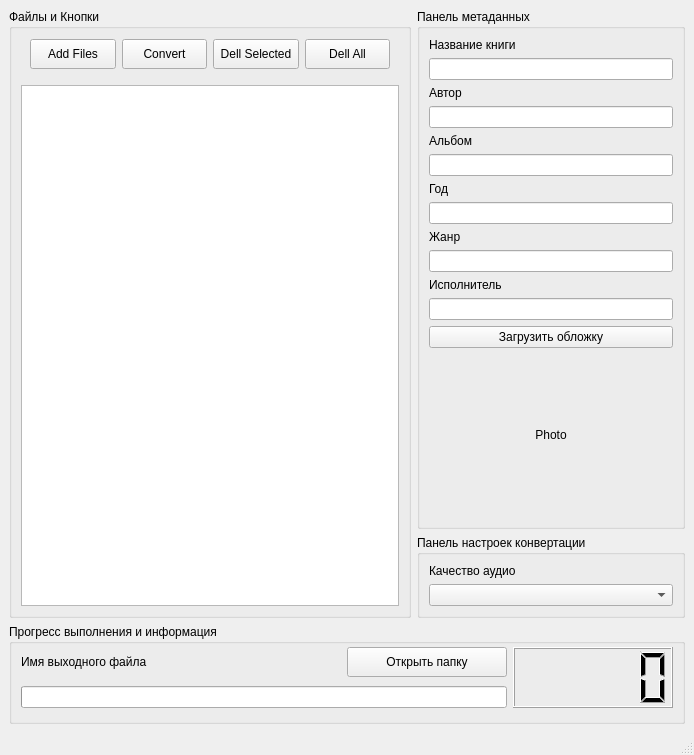
<?xml version="1.0" encoding="UTF-8"?>
<ui version="4.0">
    <class>MainWindow</class>
    <widget class="QMainWindow" name="MainWindow">
        <property name="geometry">
            <rect>
                <x>0</x>
                <y>0</y>
                <width>694</width>
                <height>755</height>
            </rect>
        </property>
        <property name="windowTitle">
            <string>MainWindow</string>
        </property>
        <widget class="QWidget" name="centralwidget">
            <layout class="QGridLayout" name="gridLayout_3">
                <item row="0" column="0">
                    <layout class="QGridLayout" name="gridLayout_2" columnstretch="6,4">
                        <item row="0" column="0" rowspan="2">
                            <widget class="QGroupBox" name="groupBox_files">
                                <property name="title">
                                    <string>Файлы и Кнопки</string>
                                </property>
                                <layout class="QVBoxLayout" name="verticalLayout">
                                    <property name="topMargin">
                                        <number>0</number>
                                    </property>
                                    <property name="bottomMargin">
                                        <number>9</number>
                                    </property>
                                    <item>
                                        <widget class="QWidget" name="widget" native="true">
                                            <property name="minimumSize">
                                                <size>
                                                    <width>0</width>
                                                    <height>50</height>
                                                </size>
                                            </property>
                                            <layout class="QGridLayout" name="gridLayout_5">
                                                <item row="0" column="3">
                                                    <widget class="QPushButton" name="pushButton_2">
                                                        <property name="minimumSize">
                                                            <size>
                                                                <width>0</width>
                                                                <height>30</height>
                                                            </size>
                                                        </property>
                                                        <property name="text">
                                                            <string>Dell Selected</string>
                                                        </property>
                                                    </widget>
                                                </item>
                                                <item row="0" column="0">
                                                    <widget class="QPushButton" name="pushButton">
                                                        <property name="minimumSize">
                                                            <size>
                                                                <width>0</width>
                                                                <height>30</height>
                                                            </size>
                                                        </property>
                                                        <property name="text">
                                                            <string>Add Files</string>
                                                        </property>
                                                    </widget>
                                                </item>
                                                <item row="0" column="1">
                                                    <widget class="QPushButton" name="pushButton_convert">
                                                        <property name="minimumSize">
                                                            <size>
                                                                <width>0</width>
                                                                <height>30</height>
                                                            </size>
                                                        </property>
                                                        <property name="text">
                                                            <string>Convert</string>
                                                        </property>
                                                    </widget>
                                                </item>
                                                <item row="0" column="4">
                                                    <widget class="QPushButton" name="pushButton_stop_and_clean">
                                                        <property name="minimumSize">
                                                            <size>
                                                                <width>0</width>
                                                                <height>30</height>
                                                            </size>
                                                        </property>
                                                        <property name="text">
                                                            <string>Dell All</string>
                                                        </property>
                                                    </widget>
                                                </item>
                                            </layout>
                                        </widget>
                                    </item>
                                    <item>
                                        <widget class="QListWidget" name="listWidget">
                                            <property name="acceptDrops">
                                                <bool>true</bool>
                                            </property>
                                            <property name="dragDropMode">
                                                <enum>QAbstractItemView::DragDrop</enum>
                                            </property>
                                        </widget>
                                    </item>
                                </layout>
                            </widget>
                        </item>
                        <item row="0" column="1">
                            <widget class="QGroupBox" name="MetadataPanel">
                                <property name="title">
                                    <string>Панель метаданных</string>
                                </property>
                                <layout class="QVBoxLayout" name="verticalLayout_6">
                                    <item>
                                        <layout class="QVBoxLayout" name="verticalLayout_2">
                                            <item>
                                                <widget class="QLabel" name="label_book_name">
                                                    <property name="text">
                                                        <string>Название книги</string>
                                                    </property>
                                                </widget>
                                            </item>
                                            <item>
                                                <widget class="QLineEdit" name="lineEdit_title"/>
                                            </item>
                                        </layout>
                                    </item>
                                    <item>
                                        <layout class="QVBoxLayout" name="verticalLayout_3">
                                            <item>
                                                <widget class="QLabel" name="label_autor_name">
                                                    <property name="text">
                                                        <string>Автор</string>
                                                    </property>
                                                </widget>
                                            </item>
                                            <item>
                                                <widget class="QLineEdit" name="lineEdit_artist"/>
                                            </item>
                                        </layout>
                                    </item>
                                    <item>
                                        <layout class="QVBoxLayout" name="verticalLayout_4">
                                            <item>
                                                <widget class="QLabel" name="label_album_name">
                                                    <property name="text">
                                                        <string>Альбом</string>
                                                    </property>
                                                </widget>
                                            </item>
                                            <item>
                                                <widget class="QLineEdit" name="lineEdit_album"/>
                                            </item>
                                        </layout>
                                    </item>
                                    <item>
                                        <layout class="QVBoxLayout" name="verticalLayout_10">
                                            <item>
                                                <widget class="QLabel" name="label_album_name_3">
                                                    <property name="text">
                                                        <string>Год</string>
                                                    </property>
                                                </widget>
                                            </item>
                                            <item>
                                                <widget class="QLineEdit" name="lineEdit_year"/>
                                            </item>
                                        </layout>
                                    </item>
                                    <item>
                                        <layout class="QVBoxLayout" name="verticalLayout_5">
                                            <item>
                                                <widget class="QLabel" name="label_genre_name">
                                                    <property name="text">
                                                        <string>Жанр</string>
                                                    </property>
                                                </widget>
                                            </item>
                                            <item>
                                                <widget class="QLineEdit" name="lineEdit_genre"/>
                                            </item>
                                            <item>
                                                <layout class="QVBoxLayout" name="verticalLayout_11">
                                                    <item>
                                                        <widget class="QLabel" name="label_albumartist">
                                                            <property name="text">
                                                                <string>Исполнитель</string>
                                                            </property>
                                                        </widget>
                                                    </item>
                                                    <item>
                                                        <widget class="QLineEdit" name="lineEdit_albumartist"/>
                                                    </item>
                                                </layout>
                                            </item>
                                        </layout>
                                    </item>
                                    <item>
                                        <layout class="QGridLayout" name="gridLayout">
                                            <item row="2" column="0">
                                                <widget class="QLabel" name="label_cover_of_book">
                                                    <property name="minimumSize">
                                                        <size>
                                                            <width>150</width>
                                                            <height>150</height>
                                                        </size>
                                                    </property>
                                                    <property name="text">
                                                        <string>Photo</string>
                                                    </property>
                                                    <property name="alignment">
                                                        <set>Qt::AlignCenter</set>
                                                    </property>
                                                </widget>
                                            </item>
                                            <item row="0" column="0">
                                                <widget class="QPushButton" name="pushButton_upload_cover">
                                                    <property name="text">
                                                        <string>Загрузить обложку</string>
                                                    </property>
                                                </widget>
                                            </item>
                                            <item row="3" column="0">
                                                <spacer name="verticalSpacer_2">
                                                    <property name="orientation">
                                                        <enum>Qt::Vertical</enum>
                                                    </property>
                                                    <property name="sizeHint" stdset="0">
                                                        <size>
                                                            <width>20</width>
                                                            <height>40</height>
                                                        </size>
                                                    </property>
                                                </spacer>
                                            </item>
                                            <item row="1" column="0">
                                                <spacer name="verticalSpacer">
                                                    <property name="orientation">
                                                        <enum>Qt::Vertical</enum>
                                                    </property>
                                                    <property name="sizeHint" stdset="0">
                                                        <size>
                                                            <width>20</width>
                                                            <height>40</height>
                                                        </size>
                                                    </property>
                                                </spacer>
                                            </item>
                                        </layout>
                                    </item>
                                </layout>
                            </widget>
                        </item>
                        <item row="4" column="0" colspan="2">
                            <widget class="QGroupBox" name="ControlPanel">
                                <property name="minimumSize">
                                    <size>
                                        <width>0</width>
                                        <height>100</height>
                                    </size>
                                </property>
                                <property name="title">
                                    <string>Прогресс выполнения и информация</string>
                                </property>
                                <layout class="QGridLayout" name="gridLayout_4" columnstretch="4,2,2">
                                    <property name="topMargin">
                                        <number>0</number>
                                    </property>
                                    <item row="0" column="0">
                                        <widget class="QLabel" name="label_progress_description">
                                            <property name="text">
                                                <string>Имя выходного файла</string>
                                            </property>
                                        </widget>
                                    </item>
                                    <item row="0" column="1">
                                        <widget class="QPushButton" name="pushButton_openDir">
                                            <property name="minimumSize">
                                                <size>
                                                    <width>0</width>
                                                    <height>30</height>
                                                </size>
                                            </property>
                                            <property name="text">
                                                <string>Открыть папку</string>
                                            </property>
                                        </widget>
                                    </item>
                                    <item row="0" column="2" rowspan="2">
                                        <widget class="QLCDNumber" name="lcdNumber">
                                            <property name="minimumSize">
                                                <size>
                                                    <width>0</width>
                                                    <height>50</height>
                                                </size>
                                            </property>
                                            <property name="smallDecimalPoint">
                                                <bool>false</bool>
                                            </property>
                                        </widget>
                                    </item>
                                    <item row="1" column="0" colspan="2">
                                        <widget class="QProgressBar" name="progressBar">
                                            <property name="value">
                                                <number>0</number>
                                            </property>
                                            <property name="textVisible">
                                                <bool>false</bool>
                                            </property>
                                        </widget>
                                    </item>
                                </layout>
                            </widget>
                        </item>
                        <item row="1" column="1">
                            <widget class="QGroupBox" name="ConversionSettingsPanel">
                                <property name="title">
                                    <string>Панель настроек конвертации</string>
                                </property>
                                <layout class="QVBoxLayout" name="verticalLayout_8">
                                    <item>
                                        <layout class="QVBoxLayout" name="verticalLayout_7">
                                            <item>
                                                <widget class="QLabel" name="label_audio_quality">
                                                    <property name="text">
                                                        <string>Качество аудио</string>
                                                    </property>
                                                </widget>
                                            </item>
                                            <item>
                                                <widget class="QComboBox" name="comboBox_audio_quality"/>
                                            </item>
                                        </layout>
                                    </item>
                                </layout>
                            </widget>
                        </item>
                    </layout>
                </item>
            </layout>
        </widget>
        <widget class="QMenuBar" name="menubar">
            <property name="geometry">
                <rect>
                    <x>0</x>
                    <y>0</y>
                    <width>694</width>
                    <height>21</height>
                </rect>
            </property>
        </widget>
        <widget class="QStatusBar" name="statusbar"/>
    </widget>
    <resources/>
    <connections/>
</ui>
